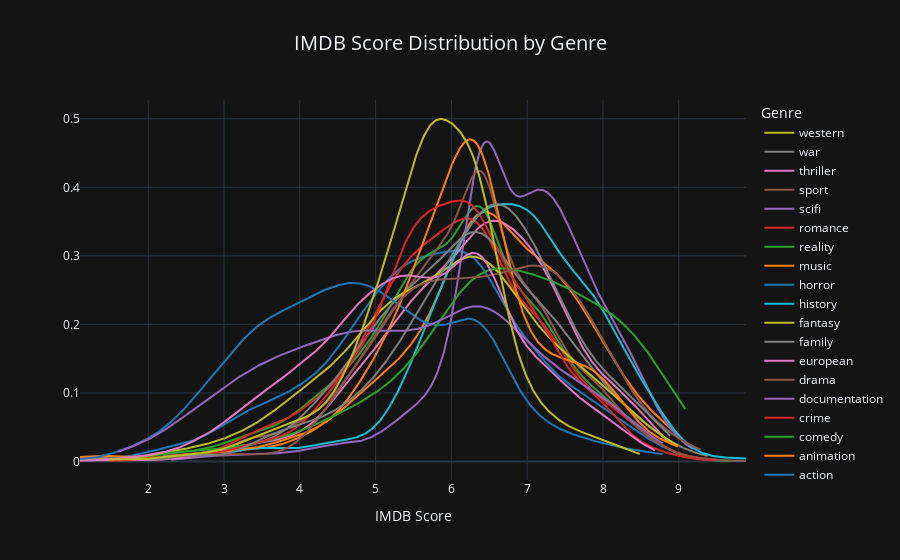

The cell this chart's notebook holds for it:
### Markdown cell above
### Genre Distribution based on IMDB Score

### Code cell
fig = ff.create_distplot(
    [title[(title[genre] == 1) & (title['imdb_score'].notna())]['imdb_score'] for genre in sorted(genres)],
    sorted(genres),
    show_hist=False,
    show_rug=False,
)

fig.update_layout(
    title="IMDB Score Distribution by Genre",
    title_font_size = 20,
    title_x=0.5,
    xaxis_title='IMDB Score',
    paper_bgcolor='rgb(20,20,20)',
    plot_bgcolor='rgb(20,20,20)',
    legend_title='Genre'
)

fig.show()

### Figure 1 — Plotly figure (JSON) as saved in the notebook; plotly's stock layout.template omitted (floating-point values rounded to 4 significant figures; data arrays with more than 128 entries replaced by an {"elided": "..."} marker saying what was removed)
{"data": [{"legendgroup": "action", "marker": {"color": "rgb(31, 119, 180)"}, "mode": "lines", "name": "action", "showlegend": true, "type": "scatter", "x": {"elided": "500 float values"}, "xaxis": "x", "y": {"elided": "500 float values"}, "yaxis": "y"}, {"legendgroup": "animation", "marker": {"color": "rgb(255, 127, 14)"}, "mode": "lines", "name": "animation", "showlegend": true, "type": "scatter", "x": {"elided": "500 float values"}, "xaxis": "x", "y": {"elided": "500 float values"}, "yaxis": "y"}, {"legendgroup": "comedy", "marker": {"color": "rgb(44, 160, 44)"}, "mode": "lines", "name": "comedy", "showlegend": true, "type": "scatter", "x": {"elided": "500 float values"}, "xaxis": "x", "y": {"elided": "500 float values"}, "yaxis": "y"}, {"legendgroup": "crime", "marker": {"color": "rgb(214, 39, 40)"}, "mode": "lines", "name": "crime", "showlegend": true, "type": "scatter", "x": {"elided": "500 float values"}, "xaxis": "x", "y": {"elided": "500 float values"}, "yaxis": "y"}, {"legendgroup": "documentation", "marker": {"color": "rgb(148, 103, 189)"}, "mode": "lines", "name": "documentation", "showlegend": true, "type": "scatter", "x": {"elided": "500 float values"}, "xaxis": "x", "y": {"elided": "500 float values"}, "yaxis": "y"}, {"legendgroup": "drama", "marker": {"color": "rgb(140, 86, 75)"}, "mode": "lines", "name": "drama", "showlegend": true, "type": "scatter", "x": {"elided": "500 float values"}, "xaxis": "x", "y": {"elided": "500 float values"}, "yaxis": "y"}, {"legendgroup": "european", "marker": {"color": "rgb(227, 119, 194)"}, "mode": "lines", "name": "european", "showlegend": true, "type": "scatter", "x": {"elided": "500 float values"}, "xaxis": "x", "y": {"elided": "500 float values"}, "yaxis": "y"}, {"legendgroup": "family", "marker": {"color": "rgb(127, 127, 127)"}, "mode": "lines", "name": "family", "showlegend": true, "type": "scatter", "x": {"elided": "500 float values"}, "xaxis": "x", "y": {"elided": "500 float values"}, "yaxis": "y"}, {"legendgroup": "fantasy", "marker": {"color": "rgb(188, 189, 34)"}, "mode": "lines", "name": "fantasy", "showlegend": true, "type": "scatter", "x": {"elided": "500 float values"}, "xaxis": "x", "y": {"elided": "500 float values"}, "yaxis": "y"}, {"legendgroup": "history", "marker": {"color": "rgb(23, 190, 207)"}, "mode": "lines", "name": "history", "showlegend": true, "type": "scatter", "x": {"elided": "500 float values"}, "xaxis": "x", "y": {"elided": "500 float values"}, "yaxis": "y"}, {"legendgroup": "horror", "marker": {"color": "rgb(31, 119, 180)"}, "mode": "lines", "name": "horror", "showlegend": true, "type": "scatter", "x": {"elided": "500 float values"}, "xaxis": "x", "y": {"elided": "500 float values"}, "yaxis": "y"}, {"legendgroup": "music", "marker": {"color": "rgb(255, 127, 14)"}, "mode": "lines", "name": "music", "showlegend": true, "type": "scatter", "x": {"elided": "500 float values"}, "xaxis": "x", "y": {"elided": "500 float values"}, "yaxis": "y"}, {"legendgroup": "reality", "marker": {"color": "rgb(44, 160, 44)"}, "mode": "lines", "name": "reality", "showlegend": true, "type": "scatter", "x": {"elided": "500 float values"}, "xaxis": "x", "y": {"elided": "500 float values"}, "yaxis": "y"}, {"legendgroup": "romance", "marker": {"color": "rgb(214, 39, 40)"}, "mode": "lines", "name": "romance", "showlegend": true, "type": "scatter", "x": {"elided": "500 float values"}, "xaxis": "x", "y": {"elided": "500 float values"}, "yaxis": "y"}, {"legendgroup": "scifi", "marker": {"color": "rgb(148, 103, 189)"}, "mode": "lines", "name": "scifi", "showlegend": true, "type": "scatter", "x": {"elided": "500 float values"}, "xaxis": "x", "y": {"elided": "500 float values"}, "yaxis": "y"}, {"legendgroup": "sport", "marker": {"color": "rgb(140, 86, 75)"}, "mode": "lines", "name": "sport", "showlegend": true, "type": "scatter", "x": {"elided": "500 float values"}, "xaxis": "x", "y": {"elided": "500 float values"}, "yaxis": "y"}, {"legendgroup": "thriller", "marker": {"color": "rgb(227, 119, 194)"}, "mode": "lines", "name": "thriller", "showlegend": true, "type": "scatter", "x": {"elided": "500 float values"}, "xaxis": "x", "y": {"elided": "500 float values"}, "yaxis": "y"}, {"legendgroup": "war", "marker": {"color": "rgb(127, 127, 127)"}, "mode": "lines", "name": "war", "showlegend": true, "type": "scatter", "x": {"elided": "500 float values"}, "xaxis": "x", "y": {"elided": "500 float values"}, "yaxis": "y"}, {"legendgroup": "western", "marker": {"color": "rgb(188, 189, 34)"}, "mode": "lines", "name": "western", "showlegend": true, "type": "scatter", "x": {"elided": "500 float values"}, "xaxis": "x", "y": {"elided": "500 float values"}, "yaxis": "y"}], "layout": {"barmode": "overlay", "hovermode": "closest", "legend": {"title": {"text": "Genre"}, "traceorder": "reversed"}, "paper_bgcolor": "rgb(20,20,20)", "plot_bgcolor": "rgb(20,20,20)", "title": {"font": {"size": 20}, "text": "IMDB Score Distribution by Genre", "x": 0.5}, "xaxis": {"anchor": "y2", "domain": [0, 1], "title": {"text": "IMDB Score"}, "zeroline": false}, "yaxis": {"anchor": "free", "domain": [0, 1], "position": 0}}}
